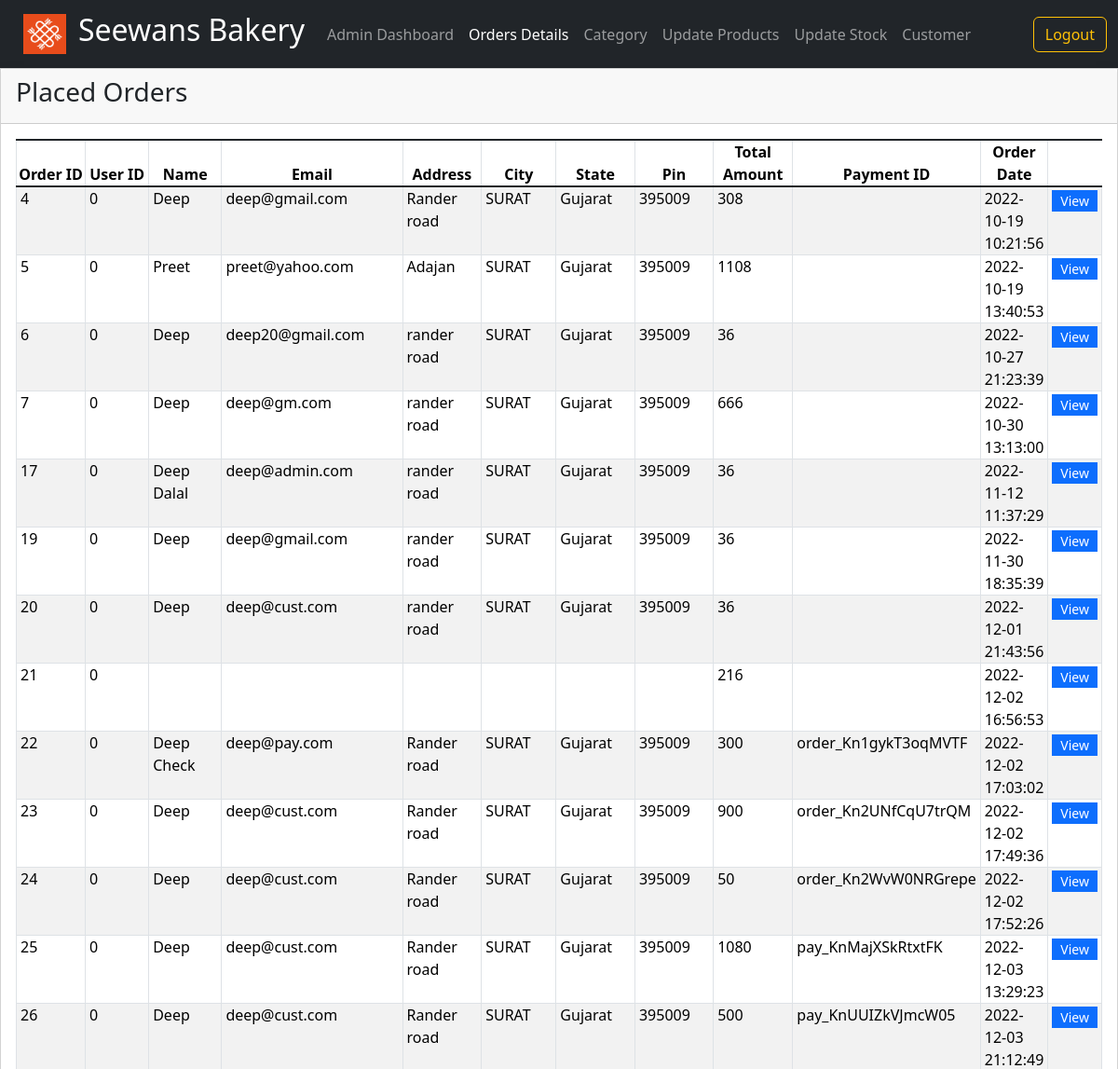
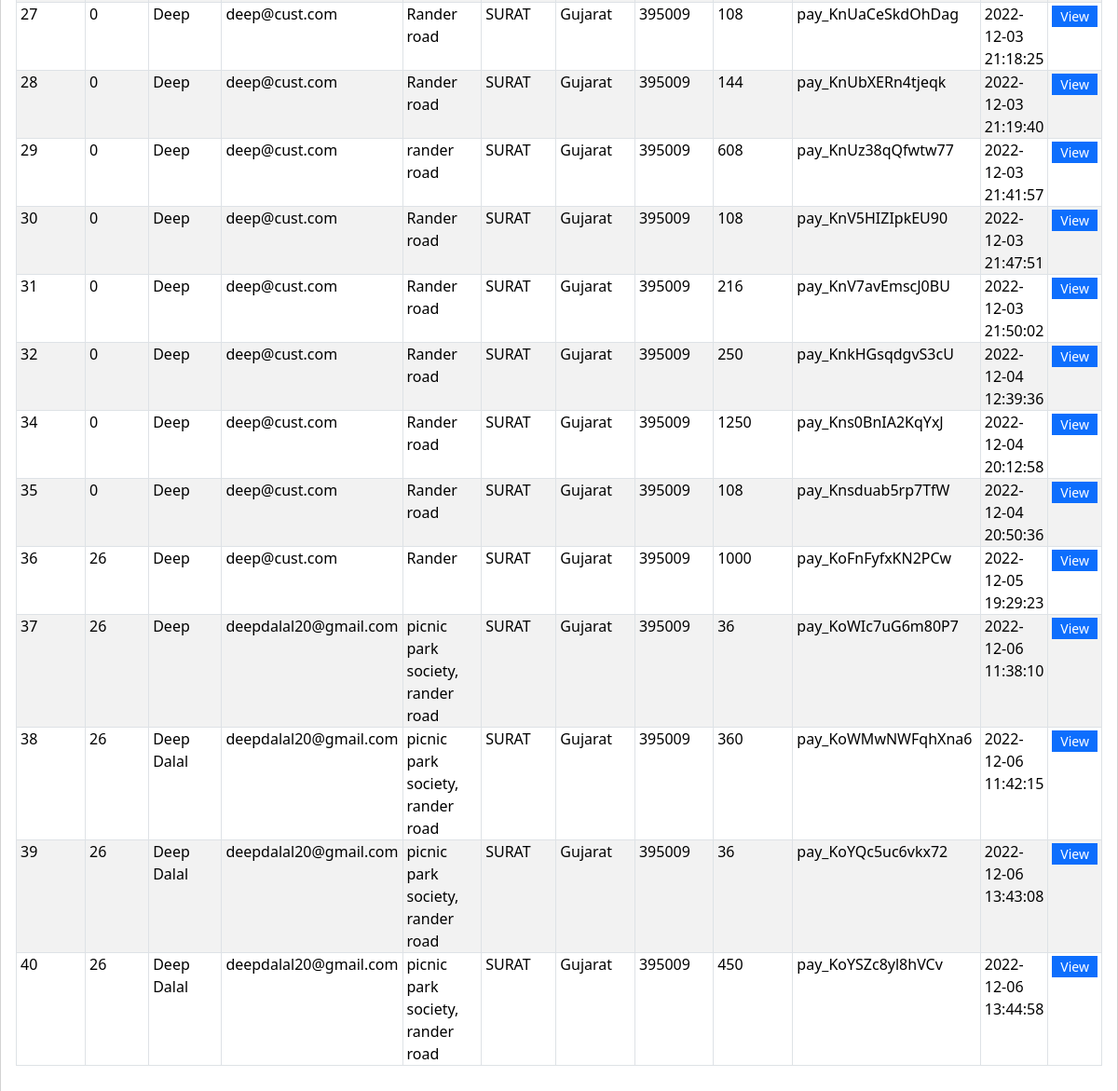
/orders.php (signed in), run on an earlier commit of the app's database (2 pictures, top to bottom).
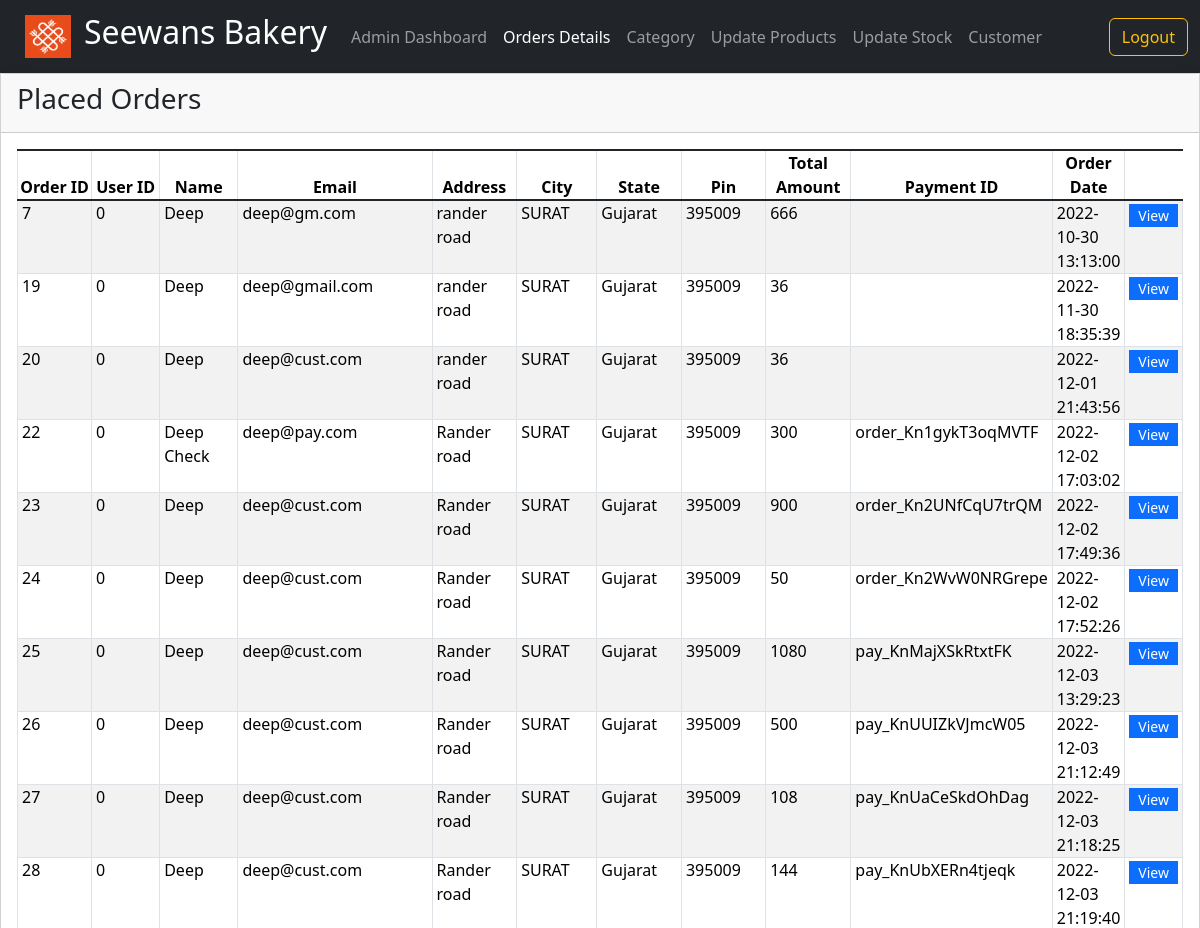
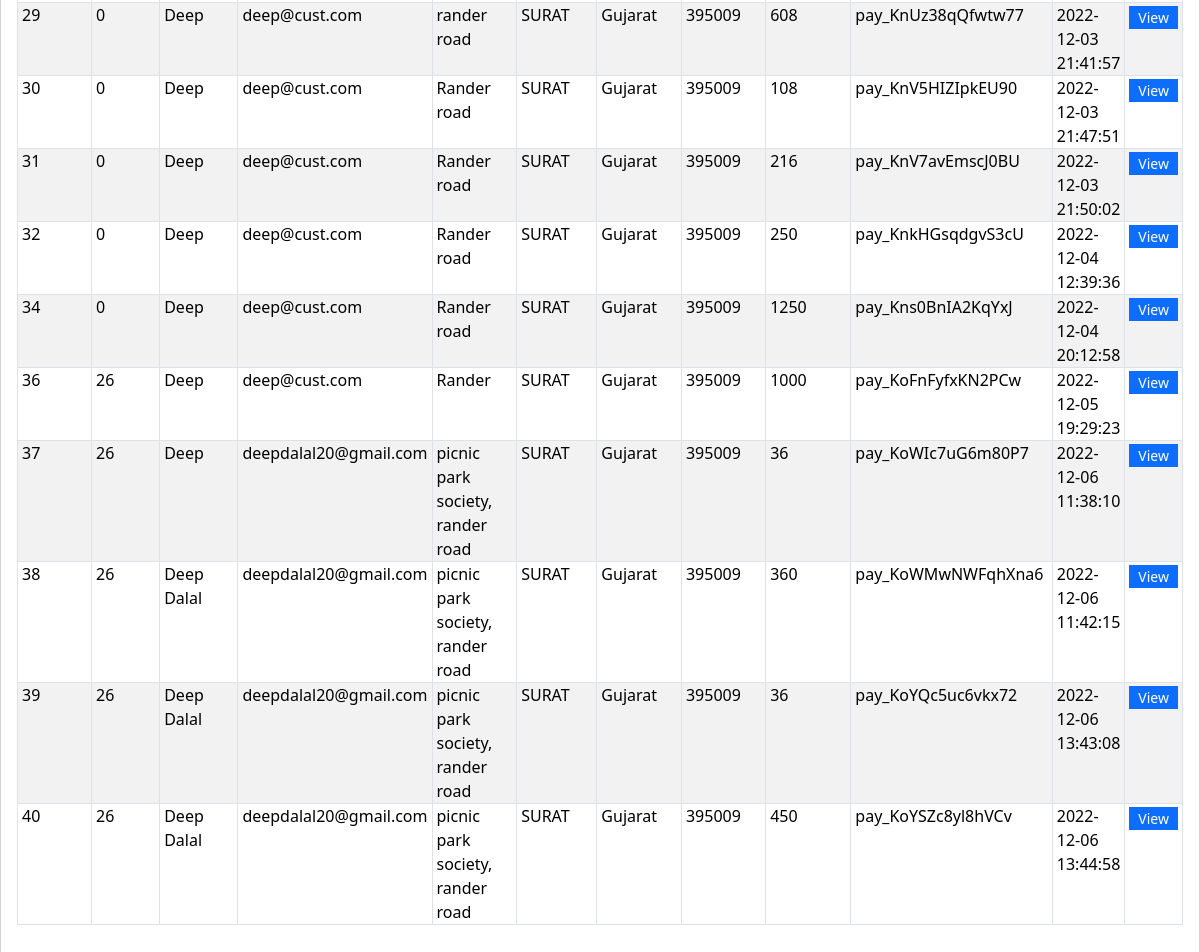
And on a later commit of the database (2 pictures, top to bottom).
### tables this page shows
CREATE TABLE `tblorderdetail` (
  `od_id` int(11) NOT NULL,
  `u_id` int(11) NOT NULL,
  `od_name` varchar(40) NOT NULL,
  `od_email` varchar(256) NOT NULL,
  `od_address` varchar(100) NOT NULL,
  `od_city` varchar(30) NOT NULL,
  `od_state` varchar(30) NOT NULL,
  `od_pin` varchar(10) NOT NULL,
  `od_total` int(11) NOT NULL,
  `od_pay` varchar(256) NOT NULL,
  `od_date` datetime NOT NULL
);

### orders.php (the view, shortened to what this page needs)
<?php
    include 'dbcon.php';
?>
<!doctype html>
<html lang="en">
  <head>
    <link href="https://cdn.jsdelivr.net/npm/bootstrap@5.1.3/dist/css/bootstrap.min.css" rel="stylesheet">
    <link rel="stylesheet" href="admin.css">
    <link rel="stylesheet" href="./Font-Awesome-master/css/all.min.css">
    <link rel="stylesheet" href="./css/bootstrap.min.css">
    <link rel="stylesheet" href="./select2/css/select2.min.css">
  </head>
  <body>
    <nav class="navbar navbar-expand-lg navbar-dark bg-dark">
        <div class="container-fluid">
        <a href="#"> <img class="btn"  src="seewans.png" alt="" width="72" height="57"> </a>
          <a class="navbar-brand" href="#"><h2>Seewans Bakery</h2></a>
          <div class="collapse navbar-collapse" id="navbarSupportedContent">
            <ul class="navbar-nav me-auto mb-2 mb-lg-0">
              <li class="nav-item">
                <a class="nav-link" href="admin.php">Admin Dashboard</a>
              </li>
              <li class="nav-item">
                <a class="nav-link active" aria-current="page" href="#">Orders Details</a>
              </li>
              <li class="nav-item">
                <a class="nav-link" href="category.php"> Category</a>
              </li>
              <li class="nav-item">
                <a class="nav-link" href="edproduct.php"> Update Products</a>
              </li>
              <li class="nav-item">
                <a class="nav-link" href="stock.php"> Update Stock</a>
              </li>
              <li class="nav-item">
                <a class="nav-link" href="customer.php">Customer</a>
              </li>
            </ul>
            <a href="logout.php"><button class="btn btn-outline-warning" type="submit">Logout</button></a>
        </div>
        </div>
</nav>
<div class="card rounded-0 shadow">
    <div class="card-header d-flex justify-content-between">
        <h3 class="card-title">Placed Orders</h3>
    </div>
    <div class="card-body">
        <table class="table table-hover table-striped table-bordered">
            <colgroup>
                <col width="10%">
                <col width="10%">
                <col width="10%">
                <col width="10%">
                <col width="10%">
                <col width="10%">
                <col width="10%">
                <col width="10%">
                <col width="10%">
                <col width="10%">
                <col width="10%">
            </colgroup>
            <thead>
                <tr>
                    <th class="text-center p-0">Order ID</th>
                    <th class="text-center p-0">User ID</th>
                    <th class="text-center p-0">Name</th>
                    <th class="text-center p-0">Email</th>
                    <th class="text-center p-0">Address</th>
                    <th class="text-center p-0">City</th>
                    <th class="text-center p-0">State</th>
                    <th class="text-center p-0">Pin</th>
                    <th class="text-center p-0">Total Amount</th>
                    <th class="text-center p-0">Payment ID</th>
                    <th class="text-center p-0">Order Date</th>
                </tr>
            </thead>
            <tbody>
            <?php
                $sql = "SELECT * FROM tblorderdetail";
                $data = mysqli_query($conn, $sql);
                $num = mysqli_num_rows($data);
                if($num > 0)
                {
                while($row = mysqli_fetch_assoc($data)):
            ?>
                <tr>
                    <td class="py-0 px-1"><?php echo $row['od_id']; ?></td>
                    <td class="py-0 px-1"><?php echo $row['u_id']; ?></td>
                    <td class="py-0 px-1"><?php echo $row['od_name']; ?></td>
                    <td class="py-0 px-1"><?php echo $row['od_email']; ?></td>
                    <td class="py-0 px-1"><?php echo $row['od_address']; ?></td>
                    <td class="py-0 px-1"><?php echo $row['od_city']; ?></td>
                    <td class="py-0 px-1"><?php echo $row['od_state']; ?></td>
                    <td class="py-0 px-1"><?php echo $row['od_pin']; ?></td>
                    <td class="py-0 px-1"><?php echo $row['od_total']; ?></td>
                    <td class="py-0 px-1"><?php echo $row['od_pay']; ?></td>
                    <td class="py-0 px-1"><?php echo $row['od_date']; ?></td>
                    <td class="py-0 px-1">
                    <div class="btn-group" role="group">
                    <a href="orderby.php?id=<?php echo $row['u_id'];?>"><button  type="button" class="btn btn-primary btn-sm rounded-0 py-0">
                            View
                            </button></a>
                    </div>
                    </td>
                </tr>
                <?php endwhile; ?>
            </tbody>
            <?php
                }
                else
                {
                    ?>
                    <td class="py-0 px-1">No Orders Placed</td>
                    <?php
                }
            ?>
        </table>
    </div>
</div>
    </body>
</html>

### admin.css (style rules this page uses)
:root { --bs-success-rgb:71, 222, 152 !important; }
html,body { height:100%; width:100%; }
@media screen { body { background-size:cover; background-repeat:no-repeat; background-position:center center; backdrop-filter: brightness(0.7); } }

### orders.php (style rules this page uses)
:root { --bs-success-rgb:71, 222, 152 !important; }
html,body { height:100%; width:100%; }
@media screen { body { background-size:cover; background-repeat:no-repeat; background-position:center center; backdrop-filter: brightness(0.7); } }

What changed in the data, as far as the page shows it:
removed tblorderdetail: od_id "4", u "0", od_name "Deep", od_email "deep@gmail.com", od_address "Rander road", od_city "SURAT", od_state "Gujarat", od_pin "395009", od_total "308", od_date "2022-10-19 10:21:56"
removed tblorderdetail: od_id "5", u "0", od_name "Preet", od_email "preet@yahoo.com", od_address "Adajan", od_city "SURAT", od_state "Gujarat", od_pin "395009", od_total "1108", od_date "2022-10-19 13:40:53"
removed tblorderdetail: od_id "6", u "0", od_name "Deep", od_email "deep20@gmail.com", od_address "rander road", od_city "SURAT", od_state "Gujarat", od_pin "395009", od_total "36", od_date "2022-10-27 21:23:39"
removed tblorderdetail: od_id "17", u "0", od_name "Deep Dalal", od_email "deep@admin.com", od_address "rander road", od_city "SURAT", od_state "Gujarat", od_pin "395009", od_total "36", od_date "2022-11-12 11:37:29"
removed tblorderdetail: od_id "21", u "0", od_total "216", od_date "2022-12-02 16:56:53"
removed tblorderdetail: od_id "35", u "0", od_name "Deep", od_email "deep@cust.com", od_address "Rander road", od_city "SURAT", od_state "Gujarat", od_pin "395009", od_total "108", od_pay "pay_Knsduab5rp7TfW", od_date "2022-12-04 20:50:36"
